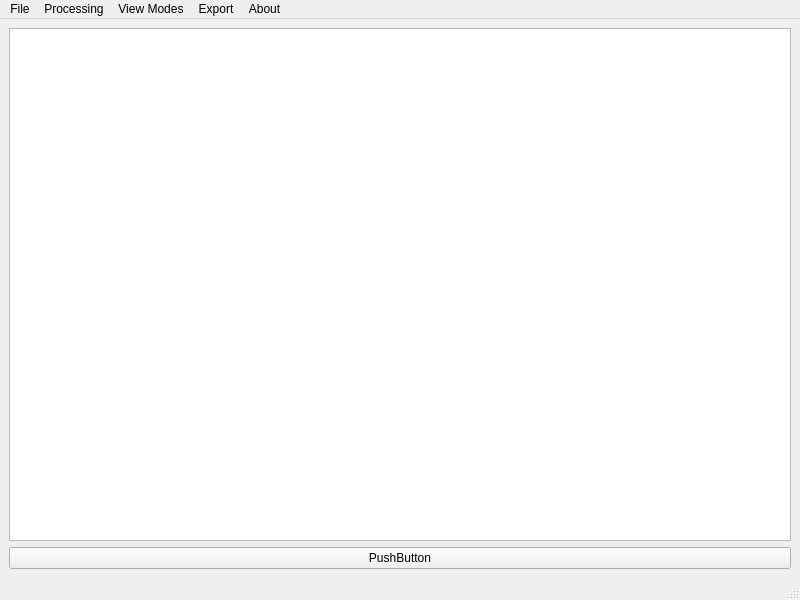
<?xml version="1.0" encoding="UTF-8"?>
<ui version="4.0">
 <class>MainWindow</class>
 <widget class="QMainWindow" name="MainWindow">
  <property name="geometry">
   <rect>
    <x>0</x>
    <y>0</y>
    <width>800</width>
    <height>600</height>
   </rect>
  </property>
  <property name="windowTitle">
   <string>MainWindow</string>
  </property>
  <widget class="QWidget" name="centralwidget">
   <layout class="QHBoxLayout" name="horizontalLayout_2">
    <item>
     <layout class="QVBoxLayout" name="verticalLayout">
      <item>
       <widget class="QGraphicsView" name="graphicsView"/>
      </item>
      <item>
       <layout class="QHBoxLayout" name="horizontalLayout">
        <item>
         <widget class="QPushButton" name="pushButton">
          <property name="text">
           <string>PushButton</string>
          </property>
         </widget>
        </item>
       </layout>
      </item>
     </layout>
    </item>
   </layout>
  </widget>
  <widget class="QStatusBar" name="statusbar"/>
  <widget class="QMenuBar" name="menuBar">
   <property name="geometry">
    <rect>
     <x>0</x>
     <y>0</y>
     <width>800</width>
     <height>30</height>
    </rect>
   </property>
   <widget class="QMenu" name="menuFile">
    <property name="title">
     <string>File</string>
    </property>
    <addaction name="actionOpen_Directory_2"/>
    <addaction name="actionOpen_Processed_Directory"/>
    <addaction name="actionSystem_Options"/>
    <addaction name="actionQuit_VISU"/>
   </widget>
   <widget class="QMenu" name="menuProcessing">
    <property name="title">
     <string>Processing</string>
    </property>
    <addaction name="actionEdit_Metadata"/>
    <addaction name="actionProcess_DC_Bias_Maps"/>
    <addaction name="actionProcess_FFT_Maps"/>
   </widget>
   <widget class="QMenu" name="menuExport">
    <property name="title">
     <string>Export</string>
    </property>
    <addaction name="actionExport_Images"/>
    <addaction name="actionExport_CSV_Files"/>
   </widget>
   <widget class="QMenu" name="menuAbout">
    <property name="title">
     <string>About</string>
    </property>
    <addaction name="actionAbout_VISU"/>
   </widget>
   <widget class="QMenu" name="menuView_Modes">
    <property name="title">
     <string>View Modes</string>
    </property>
    <widget class="QMenu" name="menuDC">
     <property name="title">
      <string>DC</string>
     </property>
     <addaction name="actionA_Channel"/>
     <addaction name="actionB_Channel"/>
     <addaction name="actionA_B"/>
    </widget>
    <addaction name="menuDC"/>
    <addaction name="actionFFT"/>
    <addaction name="actionVelocity"/>
   </widget>
   <addaction name="menuFile"/>
   <addaction name="menuProcessing"/>
   <addaction name="menuView_Modes"/>
   <addaction name="menuExport"/>
   <addaction name="menuAbout"/>
  </widget>
  <action name="actionOpen_Directory">
   <property name="icon">
    <iconset theme="QIcon::ThemeIcon::FolderOpen"/>
   </property>
   <property name="text">
    <string>Open Directory</string>
   </property>
   <property name="toolTip">
    <string>Opens a selected folder and scans for .WFM project files.</string>
   </property>
   <property name="menuRole">
    <enum>QAction::MenuRole::NoRole</enum>
   </property>
  </action>
  <action name="actionOpen_Directory_2">
   <property name="text">
    <string>Open Unprocessed Directory</string>
   </property>
  </action>
  <action name="actionProcess_DC_Bias_Maps">
   <property name="text">
    <string>Process DC Bias Maps</string>
   </property>
  </action>
  <action name="actionProcess_FFT_Maps">
   <property name="text">
    <string>Process FFT Maps</string>
   </property>
  </action>
  <action name="actionOpen_Processed_Directory">
   <property name="text">
    <string>Open Processed Directory</string>
   </property>
  </action>
  <action name="actionSystem_Options">
   <property name="text">
    <string>System Options</string>
   </property>
   <property name="menuRole">
    <enum>QAction::MenuRole::PreferencesRole</enum>
   </property>
  </action>
  <action name="actionQuit_VISU">
   <property name="text">
    <string>Quit VISU</string>
   </property>
  </action>
  <action name="actionExport_Images">
   <property name="text">
    <string>Export Images</string>
   </property>
  </action>
  <action name="actionExport_CSV_Files">
   <property name="text">
    <string>Export CSV Files</string>
   </property>
  </action>
  <action name="actionAbout_VISU">
   <property name="text">
    <string>About VISU</string>
   </property>
  </action>
  <action name="actionEdit_Metadata">
   <property name="text">
    <string>Edit Metadata</string>
   </property>
  </action>
  <action name="actionFFT">
   <property name="text">
    <string>FFT</string>
   </property>
  </action>
  <action name="actionVelocity">
   <property name="text">
    <string>Velocity</string>
   </property>
  </action>
  <action name="actionA_Channel">
   <property name="text">
    <string>A Channel</string>
   </property>
  </action>
  <action name="actionB_Channel">
   <property name="text">
    <string>B Channel</string>
   </property>
  </action>
  <action name="actionA_B">
   <property name="text">
    <string>A+B</string>
   </property>
  </action>
 </widget>
 <resources/>
 <connections/>
</ui>
